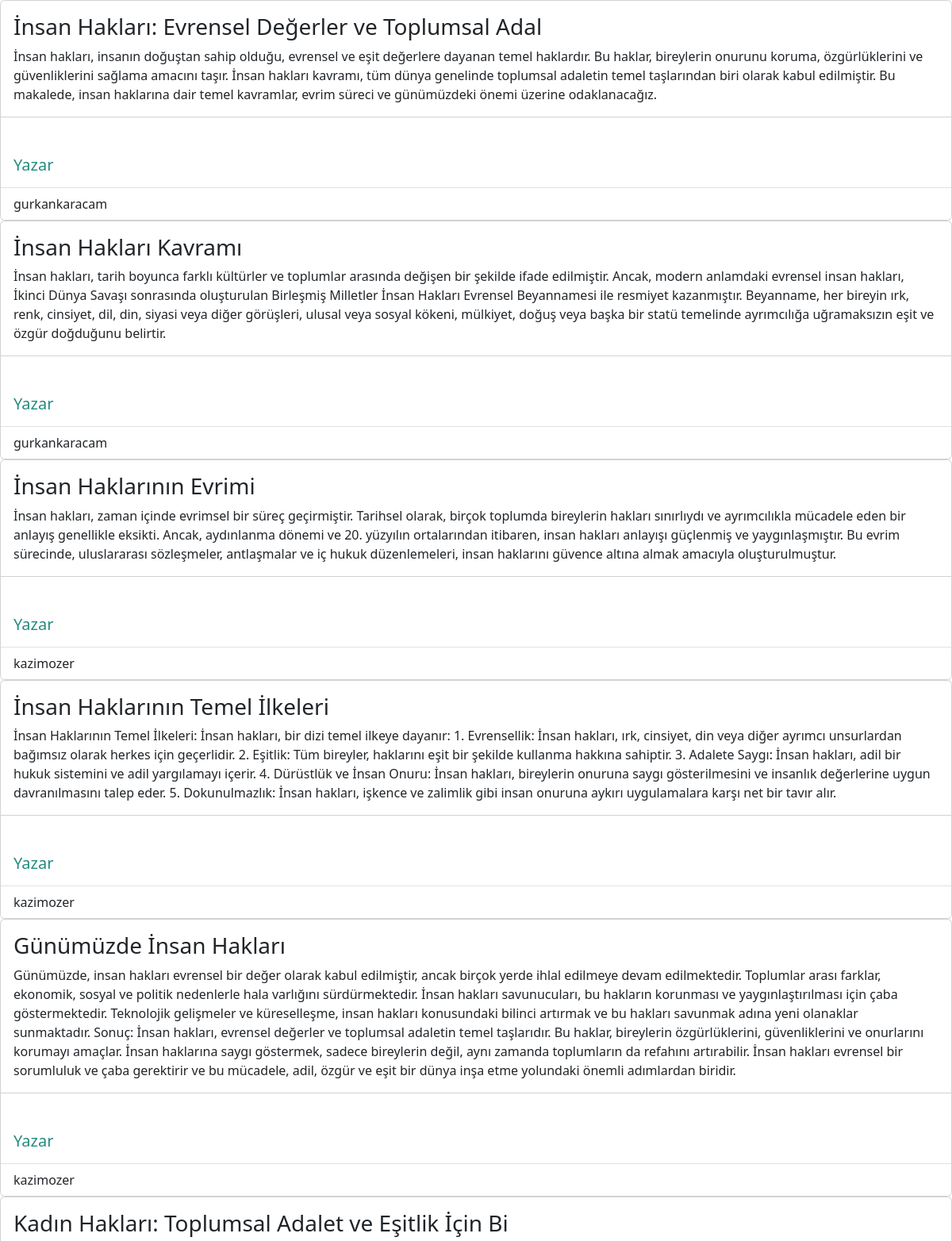
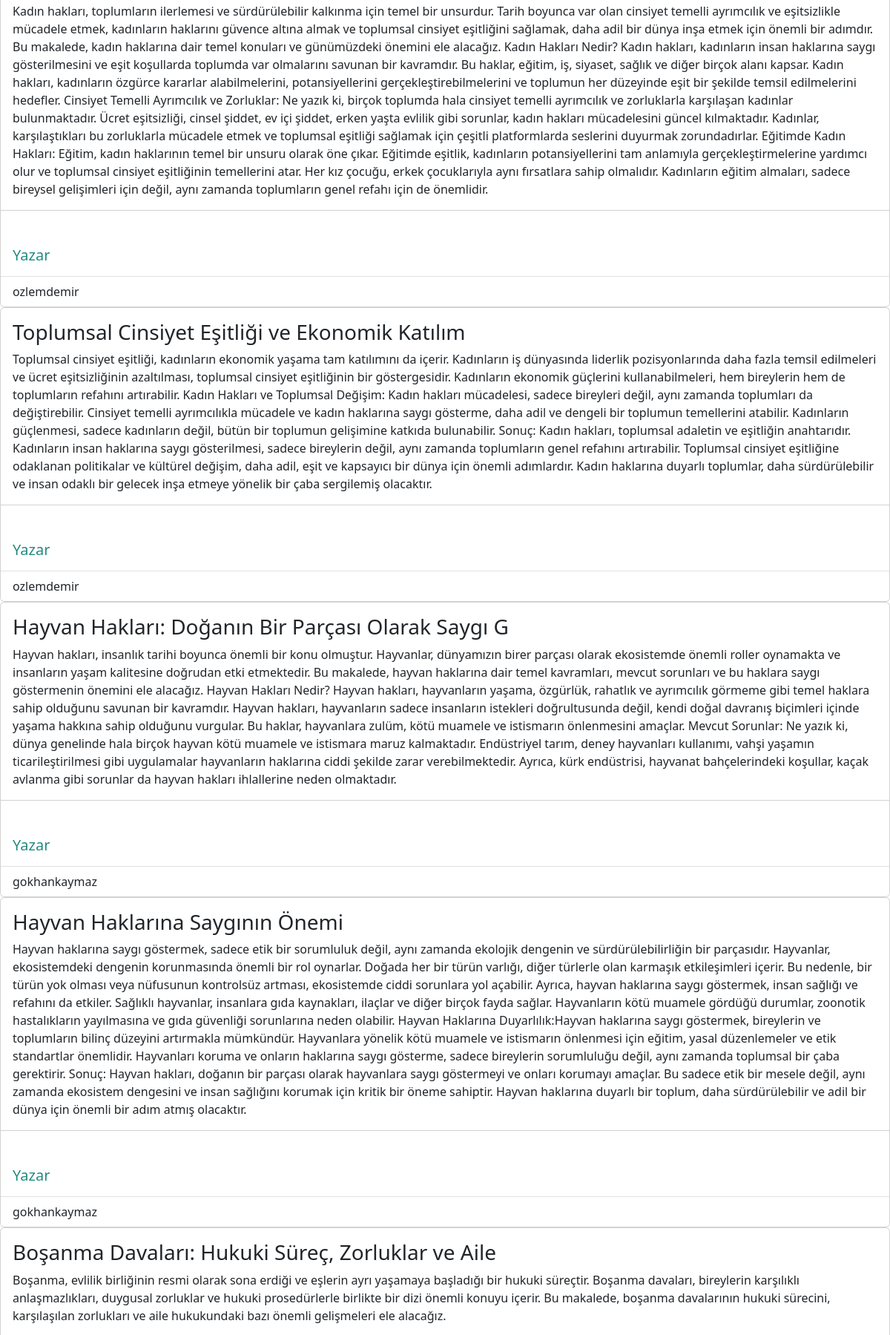
Page /pages/makale.php (upper part) on the committed database (2 pictures, top to bottom).
### tables this page shows
CREATE TABLE `makale` (
  `id` int(25) NOT NULL,
  `caption` varchar(150) NOT NULL,
  `content` text NOT NULL,
  `writer` varchar(25) NOT NULL
);

### pages/makale.php (the view, shortened to what this page needs)
<?php
include("admin/dbconnect.php");
?>
<!doctype html>
<html>
<head>
<link href="https://cdn.jsdelivr.net/npm/bootstrap@5.3.2/dist/css/bootstrap.min.css" rel="stylesheet">
<link href="css/makaleedit.css" rel="stylesheet">
<link href="css/modal.css?v=<?php echo time()?>" rel="stylesheet" type="text/css">
</head>
<body>
<?php
$sorgu = $conn->query("SELECT * FROM makale");
while ($sonuc = $sorgu->fetch_assoc()) {
$caption = $sonuc['caption'];
$writer = $sonuc['writer'];
$content = $sonuc['content'];
?>
<div class="card " style="width: 100%;">
  <div class="card-body ">
    <h3 class="card-title"><?php echo $caption; ?></h3>
    <p class="card-text"><?php echo $content; ?></p>
  </div>
  <ul class="list-group list-group-flush">
    <li class="list-group-item"><h5>Yazar</h5></li>
    <li class="list-group-item"><?php echo $writer; ?></li>
  </ul>
  </div>
<?php
}
?>
</body>
</html>

### css/modal.css (style rules this page uses)
h5 { margin-top: 40px; color: #228a7f; display: block; }

### rows in the picture
makale: caption "İnsan Hakları: Evrensel Değerler ve Toplumsal Adal", content "İnsan hakları, insanın doğuştan sahip olduğu, evrensel ve eşit değerlere dayanan temel haklardır. Bu haklar, bireylerin onurunu koruma, özgürlüklerini ve güvenliklerini sağlama amacını taşır. İnsan hakları kavramı, tüm dünya genelinde toplumsal adaletin temel taşlarından biri olarak kabul edilmiştir. Bu makalede, insan haklarına dair temel kavramlar, evrim süreci ve günümüzdeki önemi üzerine odaklanacağız.", writer "gurkankaracam"
makale: caption "İnsan Hakları Kavramı", content "İnsan hakları, tarih boyunca farklı kültürler ve toplumlar arasında değişen bir şekilde ifade edilmiştir. Ancak, modern anlamdaki evrensel insan hakları, İkinci Dünya Savaşı sonrasında oluşturulan Birleşmiş Milletler İnsan Hakları Evrensel Beyannamesi ile resmiyet kazanmıştır. Beyanname, her bireyin ırk, renk, cinsiyet, dil, din, siyasi veya diğer görüşleri, ulusal veya sosyal kökeni, mülkiyet, doğuş veya başka bir statü temelinde ayrımcılığa uğramaksızın eşit ve özgür doğduğunu belirtir.", writer "gurkankaracam"
makale: caption "İnsan Haklarının Evrimi", content "İnsan hakları, zaman içinde evrimsel bir süreç geçirmiştir. Tarihsel olarak, birçok toplumda bireylerin hakları sınırlıydı ve ayrımcılıkla mücadele eden bir anlayış genellikle eksikti. Ancak, aydınlanma dönemi ve 20. yüzyılın ortalarından itibaren, insan hakları anlayışı güçlenmiş ve yaygınlaşmıştır. Bu evrim sürecinde, uluslararası sözleşmeler, antlaşmalar ve iç hukuk düzenlemeleri, insan haklarını güvence altına almak amacıyla oluşturulmuştur.", writer "kazimozer"
makale: caption "İnsan Haklarının Temel İlkeleri", content "İnsan Haklarının Temel İlkeleri: İnsan hakları, bir dizi temel ilkeye dayanır: 1. Evrensellik: İnsan hakları, ırk, cinsiyet, din veya diğer ayrımcı unsurlardan bağımsız olarak herkes için geçerlidir. 2. Eşitlik: Tüm bireyler, haklarını eşit bir şekilde kullanma hakkına sahiptir. 3. Adalete Saygı: İnsan hakları, adil bir hukuk sistemini ve adil yargılamayı içerir. 4. Dürüstlük ve İnsan Onuru: İnsan hakları, bireylerin onuruna saygı gösterilmesini ve insanlık değerlerine uygun davranılmasını talep eder. 5. Dokunulmazlık: İnsan hakları, işkence ve zalimlik gibi insan onuruna aykırı uygulamalara karşı net bir tavır alır.", writer "kazimozer"
makale: caption "Günümüzde İnsan Hakları", content "Günümüzde, insan hakları evrensel bir değer olarak kabul edilmiştir, ancak birçok yerde ihlal edilmeye devam edilmektedir. Toplumlar arası farklar, ekonomik, sosyal ve politik nedenlerle hala varlığını sürdürmektedir. İnsan hakları savunucuları, bu hakların korunması ve yaygınlaştırılması için çaba göstermektedir. Teknolojik gelişmeler ve küreselleşme, insan hakları konusundaki bilinci artırmak ve bu hakları savunmak adına yeni olanaklar sunmaktadır. Sonuç: İnsan hakları, evrensel değerler ve toplumsal adaletin temel taşlarıdır. Bu haklar, bireylerin özgürlüklerini, güvenliklerini ve onurlarını korumayı amaçlar. İnsan haklarına saygı göstermek, sadece bireylerin değil, aynı zamanda…", writer "kazimozer"
makale: caption "Kadın Hakları: Toplumsal Adalet ve Eşitlik İçin Bi", content "Kadın hakları, toplumların ilerlemesi ve sürdürülebilir kalkınma için temel bir unsurdur. Tarih boyunca var olan cinsiyet temelli ayrımcılık ve eşitsizlikle mücadele etmek, kadınların haklarını güvence altına almak ve toplumsal cinsiyet eşitliğini sağlamak, daha adil bir dünya inşa etmek için önemli bir adımdır. Bu makalede, kadın haklarına dair temel konuları ve günümüzdeki önemini ele alacağız. Kadın Hakları Nedir? Kadın hakları, kadınların insan haklarına saygı gösterilmesini ve eşit koşullarda toplumda var olmalarını savunan bir kavramdır. Bu haklar, eğitim, iş, siyaset, sağlık ve diğer birçok alanı kapsar. Kadın hakları, kadınların özgürce kararlar alabilmelerini, potansiyellerini…", writer "ozlemdemir"
makale: caption "Toplumsal Cinsiyet Eşitliği ve Ekonomik Katılım", content "Toplumsal cinsiyet eşitliği, kadınların ekonomik yaşama tam katılımını da içerir. Kadınların iş dünyasında liderlik pozisyonlarında daha fazla temsil edilmeleri ve ücret eşitsizliğinin azaltılması, toplumsal cinsiyet eşitliğinin bir göstergesidir. Kadınların ekonomik güçlerini kullanabilmeleri, hem bireylerin hem de toplumların refahını artırabilir. Kadın Hakları ve Toplumsal Değişim: Kadın hakları mücadelesi, sadece bireyleri değil, aynı zamanda toplumları da değiştirebilir. Cinsiyet temelli ayrımcılıkla mücadele ve kadın haklarına saygı gösterme, daha adil ve dengeli bir toplumun temellerini atabilir. Kadınların güçlenmesi, sadece kadınların değil, bütün bir toplumun gelişimine katkıda…", writer "ozlemdemir"
makale: caption "Hayvan Hakları: Doğanın Bir Parçası Olarak Saygı G", content "Hayvan hakları, insanlık tarihi boyunca önemli bir konu olmuştur. Hayvanlar, dünyamızın birer parçası olarak ekosistemde önemli roller oynamakta ve insanların yaşam kalitesine doğrudan etki etmektedir. Bu makalede, hayvan haklarına dair temel kavramları, mevcut sorunları ve bu haklara saygı göstermenin önemini ele alacağız. Hayvan Hakları Nedir? Hayvan hakları, hayvanların yaşama, özgürlük, rahatlık ve ayrımcılık görmeme gibi temel haklara sahip olduğunu savunan bir kavramdır. Hayvan hakları, hayvanların sadece insanların istekleri doğrultusunda değil, kendi doğal davranış biçimleri içinde yaşama hakkına sahip olduğunu vurgular. Bu haklar, hayvanlara zulüm, kötü muamele ve istismarın…", writer "gokhankaymaz"
makale: caption "Hayvan Haklarına Saygının Önemi", content "Hayvan haklarına saygı göstermek, sadece etik bir sorumluluk değil, aynı zamanda ekolojik dengenin ve sürdürülebilirliğin bir parçasıdır. Hayvanlar, ekosistemdeki dengenin korunmasında önemli bir rol oynarlar. Doğada her bir türün varlığı, diğer türlerle olan karmaşık etkileşimleri içerir. Bu nedenle, bir türün yok olması veya nüfusunun kontrolsüz artması, ekosistemde ciddi sorunlara yol açabilir. Ayrıca, hayvan haklarına saygı göstermek, insan sağlığı ve refahını da etkiler. Sağlıklı hayvanlar, insanlara gıda kaynakları, ilaçlar ve diğer birçok fayda sağlar. Hayvanların kötü muamele gördüğü durumlar, zoonotik hastalıkların yayılmasına ve gıda güvenliği sorunlarına neden olabilir. Hayvan…", writer "gokhankaymaz"
makale: caption "Boşanma Davaları: Hukuki Süreç, Zorluklar ve Aile", content "Boşanma, evlilik birliğinin resmi olarak sona erdiği ve eşlerin ayrı yaşamaya başladığı bir hukuki süreçtir. Boşanma davaları, bireylerin karşılıklı anlaşmazlıkları, duygusal zorluklar ve hukuki prosedürlerle birlikte bir dizi önemli konuyu içerir. Bu makalede, boşanma davalarının hukuki sürecini, karşılaşılan zorlukları ve aile hukukundaki bazı önemli gelişmeleri ele alacağız."
